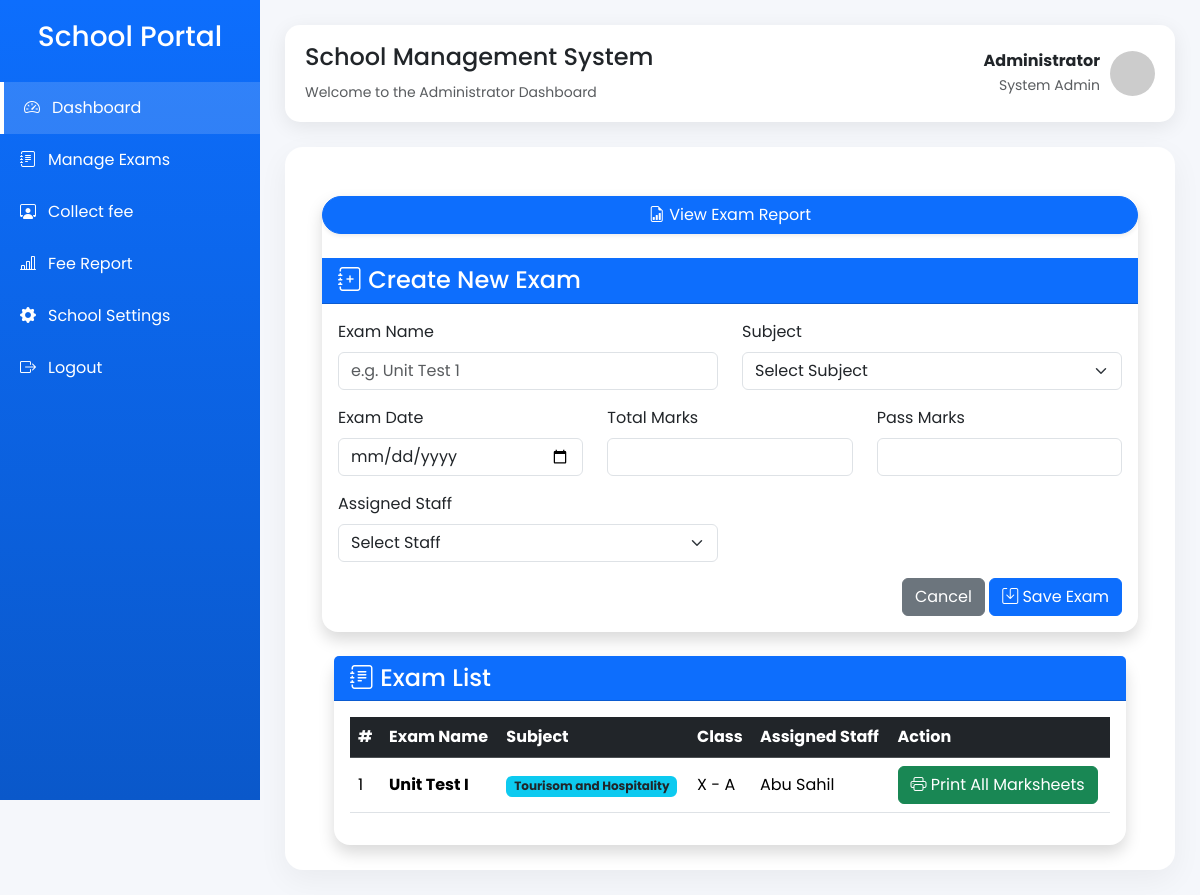
The app's page /create_exam (signed in), older data.
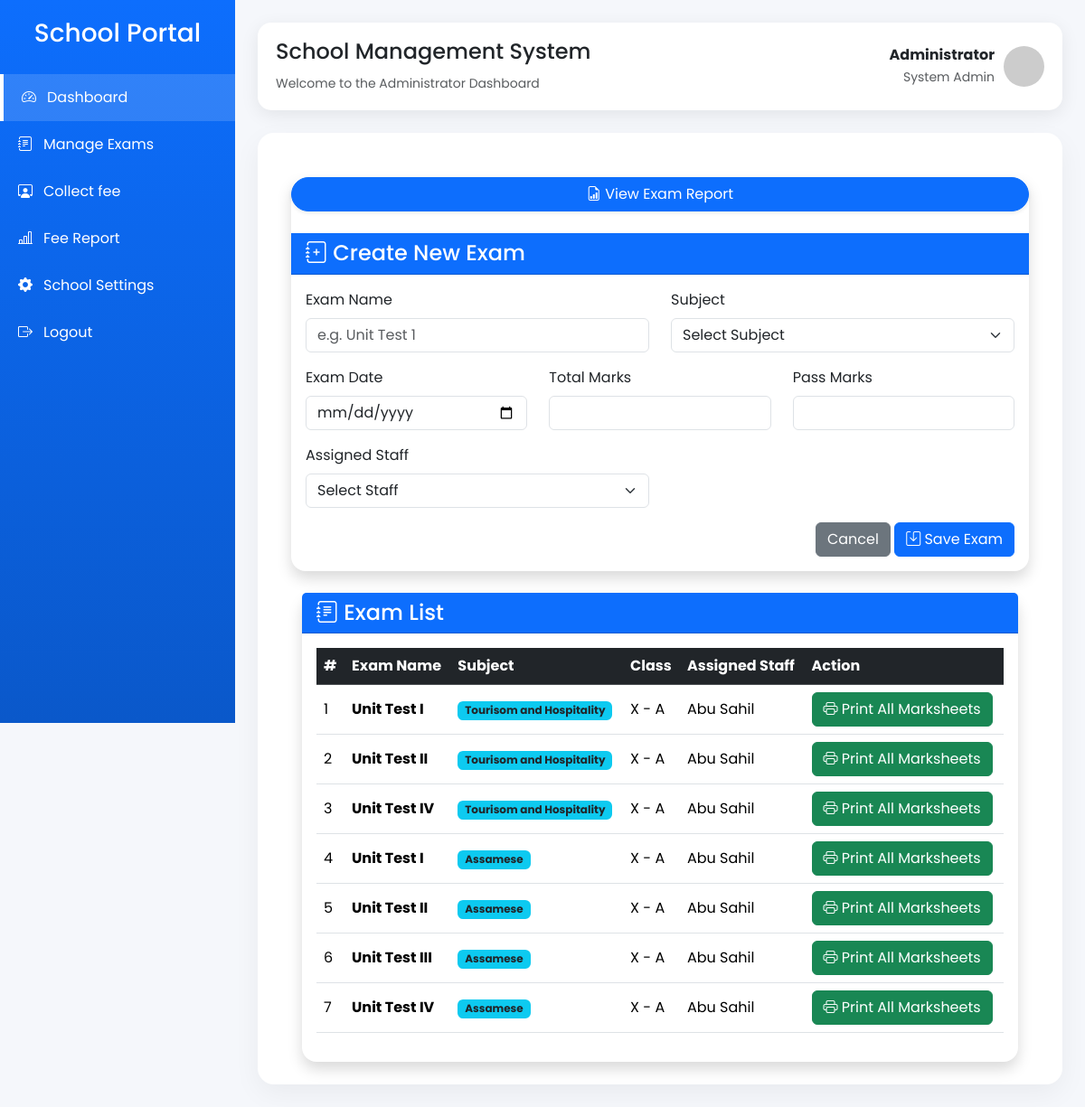
The same page, newer data.
### application/model.py (models this page shows, shortened)
class Exam(db.Model):
    __tablename__ = "exams"
    id = db.Column(db.Integer, primary_key=True)
    name = db.Column(db.String(100), nullable=False)
    subject_id = db.Column(db.Integer,  db.ForeignKey("subjects.id"),nullable=False )
    exam_date = db.Column(db.Date, nullable=False)
    total_marks = db.Column(db.Integer, nullable=False)
    pass_marks = db.Column(db.Integer, nullable=False)
    staff_id = db.Column(db.Integer,db.ForeignKey("staffs.id"),nullable=False)
    created_at = db.Column(db.DateTime, default=datetime.utcnow)
    subject = db.relationship("Subject", back_populates="exams")
    staff = db.relationship("Staff", back_populates="exams")
    marks = db.relationship("Mark",back_populates="exam",cascade="all, delete-orphan")
    fee_collections = db.relationship("FeeCollection", back_populates="exam",cascade="all, delete-orphan")

class Subject(db.Model):
    __tablename__ = "subjects"
    id = db.Column(db.Integer, primary_key=True)
    name = db.Column(db.String(50), nullable=False)
    class_id = db.Column(db.Integer,db.ForeignKey("classes.id"),nullable=False)
    school_class = db.relationship("SchoolClass",back_populates="subjects")
    exams = db.relationship("Exam", back_populates="subject",cascade="all, delete-orphan" )
    staff = db.relationship("Staff",back_populates="subject" , uselist = False )

class SchoolClass(db.Model):
    __tablename__ = "classes"
    id = db.Column(db.Integer, primary_key=True)
    name = db.Column(db.String(20), nullable=False)
    section = db.Column(db.String(10), nullable=False)
    students = db.relationship("Student",back_populates="school_class",cascade="all, delete-orphan")
    subjects = db.relationship("Subject",back_populates="school_class",cascade="all, delete-orphan" )
    fee_types = db.relationship("FeeType",back_populates="school_class",cascade="all, delete-orphan")
    __table_args__ = (
        db.UniqueConstraint(
            "name",
            "section",
            name="unique_class_section"
        ),
    )

class User(db.Model, UserMixin):
    __tablename__ = "users"
    id = db.Column(db.Integer, primary_key=True)
    role = db.Column(db.String(20), nullable=False)       # Admin / Staff / Student
    name = db.Column(db.String(100), nullable=False)
    email = db.Column(db.String(100), unique=True, nullable=False)
    password = db.Column(db.String(255), nullable=False)
    is_active = db.Column(db.Boolean, default=True)
    created_at = db.Column(db.DateTime, default=datetime.utcnow)
    staff = db.relationship("Staff",back_populates="user",uselist=False,cascade="all, delete-orphan")
    student = db.relationship("Student",back_populates="user",uselist=False,cascade="all, delete-orphan")

### application/controler.py (the view, shortened to what this page needs)
@app.route("/create_exam", methods=["GET", "POST"])
@login_required
def create_exam():
    if current_user.role is None or current_user.role != "admin":
        flash("Only admin can access this page.", "danger")
        return redirect(url_for("login"))
    exams=Exam.query.order_by(Exam.subject_id).all()
    subjects = Subject.query.order_by(Subject.name).all()
    staffs = Staff.query.order_by(Staff.id).all()
    return render_template(
        "admin/create_exam.html",
        subjects=subjects,
        staffs=staffs,
        exams = exams
    )

### application/controler.py (called while the page is built)
@login_manager.user_loader
def load_user(user_id):
    return User.query.get(int(user_id))

### templates/admin/create_exam.html (shortened to what the changed rows need)
{% extends "admin/admin_dashboard.html" %}
{% block content %}
<div class="container mt-4">
    <div class="container mt-4">
        <div class="card shadow border-0 rounded-4">
            <div class="card-body">
                <div class="table-responsive">
                    <table class="table table-hover align-middle">
                        <thead class="table-dark">
                            <tr>
                                <th>#</th>
                                <th>Exam Name</th>
                                <th>Subject</th>
                                <th>Class</th>
                                <th>Assigned Staff</th>
                                <th>Action</th>
                            </tr>
                        </thead>
                        <tbody>
                            {% for exam in exams %}
                            <tr>
                                <td>{{ loop.index }}</td>
                                <td>
                                    <strong>{{ exam.name }}</strong>
                                </td>
                                <td>
                                    <span class="badge bg-info text-dark">
                                        {{ exam.subject.name }}
                                    </span>
                                </td>
                                <td>
                                    {{ exam.subject.school_class.name }} - {{ exam.subject.school_class.section }}
                                </td>
                                <td>{{exam.staff.user.name}}</td>
                                <td>
                                    <a href="{{ url_for('bulk_marksheet',
        class_id=exam.subject.school_class.id,
        exam_id=exam.id) }}" class="btn btn-success">
                                        <i class="bi bi-printer"></i>
                                        Print All Marksheets
                                    </a>
                                </td>
                            </tr>
                            {% endfor %}
                        </tbody>
                    </table>
                </div>
            </div>
        </div>
    </div>
</div>
{% endblock %}

Row changes from the older to the newer data that the page shows:
added Exam: name "Unit Test II", subject.name "Tourisom and Hospitality", subject.school_class.name "X", subject.school_class.section "A", staff.user.name "Abu Sahil"
added Exam: name "Unit Test IV", subject.name "Tourisom and Hospitality", subject.school_class.name "X", subject.school_class.section "A", staff.user.name "Abu Sahil"
added Exam: name "Unit Test I", subject.name "Assamese", subject.school_class.name "X", subject.school_class.section "A", staff.user.name "Abu Sahil"
added Exam: name "Unit Test II", subject.name "Assamese", subject.school_class.name "X", subject.school_class.section "A", staff.user.name "Abu Sahil"
added Exam: name "Unit Test III", subject.name "Assamese", subject.school_class.name "X", subject.school_class.section "A", staff.user.name "Abu Sahil"
added Exam: name "Unit Test IV", subject.name "Assamese", subject.school_class.name "X", subject.school_class.section "A", staff.user.name "Abu Sahil"
